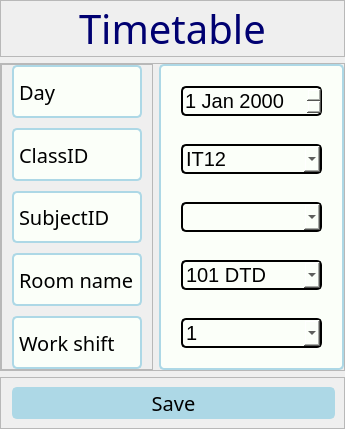
               <widget class="QWidget" name="page7">
                <layout class="QVBoxLayout" name="verticalLayout_10">
                 <property name="leftMargin">
                  <number>0</number>
                 </property>
                 <property name="topMargin">
                  <number>0</number>
                 </property>
                 <property name="rightMargin">
                  <number>0</number>
                 </property>
                 <property name="bottomMargin">
                  <number>0</number>
                 </property>
                 <item alignment="Qt::AlignTop">
                  <widget class="QFrame" name="frame_32">
                   <property name="frameShape">
                    <enum>QFrame::StyledPanel</enum>
                   </property>
                   <property name="frameShadow">
                    <enum>QFrame::Raised</enum>
                   </property>
                   <layout class="QVBoxLayout" name="verticalLayout_11">
                    <property name="spacing">
                     <number>0</number>
                    </property>
                    <property name="leftMargin">
                     <number>0</number>
                    </property>
                    <property name="topMargin">
                     <number>0</number>
                    </property>
                    <property name="rightMargin">
                     <number>0</number>
                    </property>
                    <property name="bottomMargin">
                     <number>0</number>
                    </property>
                    <item alignment="Qt::AlignHCenter">
                     <widget class="QLabel" name="label_12">
                      <property name="font">
                       <font>
                        <family>Arial Rounded MT Bold</family>
                        <pointsize>30</pointsize>
                       </font>
                      </property>
                      <property name="styleSheet">
                       <string notr="true">color: rgb(0, 0, 113);</string>
                      </property>
                      <property name="text">
                       <string>Timetable</string>
                      </property>
                     </widget>
                    </item>
                   </layout>
                  </widget>
                 </item>
                 <item>
                  <widget class="QFrame" name="frame_33">
                   <property name="sizePolicy">
                    <sizepolicy hsizetype="Preferred" vsizetype="Expanding">
                     <horstretch>0</horstretch>
                     <verstretch>0</verstretch>
                    </sizepolicy>
                   </property>
                   <property name="frameShape">
                    <enum>QFrame::StyledPanel</enum>
                   </property>
                   <property name="frameShadow">
                    <enum>QFrame::Raised</enum>
                   </property>
                   <layout class="QHBoxLayout" name="horizontalLayout_12">
                    <property name="leftMargin">
                     <number>0</number>
                    </property>
                    <property name="topMargin">
                     <number>0</number>
                    </property>
                    <property name="rightMargin">
                     <number>0</number>
                    </property>
                    <property name="bottomMargin">
                     <number>0</number>
                    </property>
                    <item alignment="Qt::AlignLeft">
                     <widget class="QFrame" name="frame_35">
                      <property name="styleSheet">
                       <string notr="true"/>
                      </property>
                      <property name="frameShape">
                       <enum>QFrame::StyledPanel</enum>
                      </property>
                      <property name="frameShadow">
                       <enum>QFrame::Raised</enum>
                      </property>
                      <layout class="QVBoxLayout" name="verticalLayout_13">
                       <property name="spacing">
                        <number>10</number>
                       </property>
                       <property name="leftMargin">
                        <number>10</number>
                       </property>
                       <property name="topMargin">
                        <number>0</number>
                       </property>
                       <property name="rightMargin">
                        <number>10</number>
                       </property>
                       <property name="bottomMargin">
                        <number>0</number>
                       </property>
                       <item>
                        <widget class="QLabel" name="label_14">
                         <property name="font">
                          <font>
                           <family>Arial Rounded MT Bold</family>
                           <pointsize>15</pointsize>
                          </font>
                         </property>
                         <property name="styleSheet">
                          <string notr="true">border: 2px solid  lightblue;
border-radius: 5px;
background-color: rgb(251, 255, 249);</string>
                         </property>
                         <property name="text">
                          <string>Day</string>
                         </property>
                        </widget>
                       </item>
                       <item>
                        <widget class="QLabel" name="label_15">
                         <property name="font">
                          <font>
                           <family>Arial Rounded MT Bold</family>
                           <pointsize>15</pointsize>
                          </font>
                         </property>
                         <property name="styleSheet">
                          <string notr="true">border: 2px solid  lightblue;
border-radius: 5px;
background-color: rgb(251, 255, 249);</string>
                         </property>
                         <property name="text">
                          <string>ClassID</string>
                         </property>
                        </widget>
                       </item>
                       <item>
                        <widget class="QLabel" name="label_16">
                         <property name="font">
                          <font>
                           <family>Arial Rounded MT Bold</family>
                           <pointsize>15</pointsize>
                          </font>
                         </property>
                         <property name="styleSheet">
                          <string notr="true">border: 2px solid  lightblue;
border-radius: 5px;
background-color: rgb(251, 255, 249);</string>
                         </property>
                         <property name="text">
                          <string>SubjectID</string>
                         </property>
                        </widget>
                       </item>
                       <item>
                        <widget class="QLabel" name="label_17">
                         <property name="font">
                          <font>
                           <family>Arial Rounded MT Bold</family>
                           <pointsize>15</pointsize>
                          </font>
                         </property>
                         <property name="styleSheet">
                          <string notr="true">border: 2px solid  lightblue;
border-radius: 5px;
background-color: rgb(251, 255, 249);</string>
                         </property>
                         <property name="text">
                          <string>Room name</string>
                         </property>
                        </widget>
                       </item>
                       <item>
                        <widget class="QLabel" name="label_18">
                         <property name="font">
                          <font>
                           <family>Arial Rounded MT Bold</family>
                           <pointsize>15</pointsize>
                          </font>
                         </property>
                         <property name="styleSheet">
                          <string notr="true">border: 2px solid  lightblue;
border-radius: 5px;
background-color: rgb(251, 255, 249);</string>
                         </property>
                         <property name="text">
                          <string>Work shift</string>
                         </property>
                        </widget>
                       </item>
                      </layout>
                     </widget>
                    </item>
                    <item>
                     <widget class="QFrame" name="frame_36">
                      <property name="sizePolicy">
                       <sizepolicy hsizetype="Expanding" vsizetype="Preferred">
                        <horstretch>0</horstretch>
                        <verstretch>0</verstretch>
                       </sizepolicy>
                      </property>
                      <property name="styleSheet">
                       <string notr="true">border: 2px solid lightblue ;
border-radius: 5px;
background-color: rgb(251, 255, 249);
</string>
                      </property>
                      <property name="frameShape">
                       <enum>QFrame::StyledPanel</enum>
                      </property>
                      <property name="frameShadow">
                       <enum>QFrame::Raised</enum>
                      </property>
                      <layout class="QVBoxLayout" name="verticalLayout_14">
                       <item>
                        <widget class="QFrame" name="frame_18">
                         <property name="styleSheet">
                          <string notr="true">border-color: none</string>
                         </property>
                         <property name="frameShape">
                          <enum>QFrame::StyledPanel</enum>
                         </property>
                         <property name="frameShadow">
                          <enum>QFrame::Raised</enum>
                         </property>
                         <layout class="QVBoxLayout" name="verticalLayout_35">
                          <item>
                           <widget class="QDateEdit" name="dateEdit_2">
                            <property name="font">
                             <font>
                              <pointsize>15</pointsize>
                             </font>
                            </property>
                            <property name="styleSheet">
                             <string notr="true">border: 2px solid  ;
border-radius: 5px;
background-color: rgb(251, 255, 249);
</string>
                            </property>
                           </widget>
                          </item>
                         </layout>
                        </widget>
                       </item>
                       <item>
                        <widget class="QFrame" name="frame_57">
                         <property name="styleSheet">
                          <string notr="true">border-color: none</string>
                         </property>
                         <property name="frameShape">
                          <enum>QFrame::StyledPanel</enum>
                         </property>
                         <property name="frameShadow">
                          <enum>QFrame::Raised</enum>
                         </property>
                         <layout class="QVBoxLayout" name="verticalLayout_34">
                          <item>
                           <widget class="QComboBox" name="comboBox_4">
                            <property name="font">
                             <font>
                              <pointsize>15</pointsize>
                             </font>
                            </property>
                            <property name="styleSheet">
                             <string notr="true">border: 2px solid  ;
border-radius: 5px;
background-color: rgb(251, 255, 249);
</string>
                            </property>
                            <item>
                             <property name="text">
                              <string>IT12</string>
                             </property>
                            </item>
                            <item>
                             <property name="text">
                              <string>IT13</string>
                             </property>
                            </item>
                            <item>
                             <property name="text">
                              <string>BM12</string>
                             </property>
                            </item>
                            <item>
                             <property name="text">
                              <string>BM13</string>
                             </property>
                            </item>
                           </widget>
                          </item>
                         </layout>
                        </widget>
                       </item>
                       <item>
                        <widget class="QFrame" name="frame_56">
                         <property name="styleSheet">
                          <string notr="true">border-color:none</string>
                         </property>
                         <property name="frameShape">
                          <enum>QFrame::StyledPanel</enum>
                         </property>
                         <property name="frameShadow">
                          <enum>QFrame::Raised</enum>
                         </property>
                         <layout class="QVBoxLayout" name="verticalLayout_36">
                          <item>
                           <widget class="QComboBox" name="comboBox_8">
                            <property name="font">
                             <font>
                              <pointsize>15</pointsize>
                             </font>
                            </property>
                            <property name="styleSheet">
                             <string notr="true">border: 2px solid  ;
border-radius: 5px;
background-color: rgb(251, 255, 249);
</string>
                            </property>
                           </widget>
                          </item>
                         </layout>
                        </widget>
                       </item>
                       <item>
                        <widget class="QFrame" name="frame_58">
                         <property name="styleSheet">
                          <string notr="true">
border-color: none</string>
                         </property>
                         <property name="frameShape">
                          <enum>QFrame::StyledPanel</enum>
                         </property>
                         <property name="frameShadow">
                          <enum>QFrame::Raised</enum>
                         </property>
                         <layout class="QVBoxLayout" name="verticalLayout_37">
                          <item>
                           <widget class="QComboBox" name="comboBox_2">
                            <property name="font">
                             <font>
                              <pointsize>15</pointsize>
                             </font>
                            </property>
                            <property name="styleSheet">
                             <string notr="true">border: 2px solid  ;
border-radius: 5px;
background-color: rgb(251, 255, 249);
</string>
                            </property>
                            <item>
                             <property name="text">
                              <string>101 DTD</string>
                             </property>
                            </item>
                            <item>
                             <property name="text">
                              <string>503 DTD</string>
                             </property>
                            </item>
                            <item>
                             <property name="text">
                              <string>602 PLC</string>
                             </property>
                            </item>
                            <item>
                             <property name="text">
                              <string>203 EAUT</string>
                             </property>
                            </item>
                           </widget>
                          </item>
                         </layout>
                        </widget>
                       </item>
                       <item>
                        <widget class="QFrame" name="frame_59">
                         <property name="styleSheet">
                          <string notr="true">border-color: none</string>
                         </property>
                         <property name="frameShape">
                          <enum>QFrame::StyledPanel</enum>
                         </property>
                         <property name="frameShadow">
                          <enum>QFrame::Raised</enum>
                         </property>
                         <layout class="QVBoxLayout" name="verticalLayout_38">
                          <item>
                           <widget class="QComboBox" name="comboBox_3">
                            <property name="font">
                             <font>
                              <pointsize>15</pointsize>
                             </font>
                            </property>
                            <property name="styleSheet">
                             <string notr="true">border: 2px solid  ;
border-radius: 5px;
background-color: rgb(251, 255, 249);
</string>
                            </property>
                            <item>
                             <property name="text">
                              <string>1</string>
                             </property>
                            </item>
                            <item>
                             <property name="text">
                              <string>2</string>
                             </property>
                            </item>
                            <item>
                             <property name="text">
                              <string>3</string>
                             </property>
                            </item>
                            <item>
                             <property name="text">
                              <string>4</string>
                             </property>
                            </item>
                            <item>
                             <property name="text">
                              <string>5</string>
                             </property>
                            </item>
                            <item>
                             <property name="text">
                              <string>6</string>
                             </property>
                            </item>
                            <item>
                             <property name="text">
                              <string>7</string>
                             </property>
                            </item>
                            <item>
                             <property name="text">
                              <string>8</string>
                             </property>
                            </item>
                           </widget>
                          </item>
                         </layout>
                        </widget>
                       </item>
                      </layout>
                     </widget>
                    </item>
                   </layout>
                  </widget>
                 </item>
                 <item>
                  <widget class="QFrame" name="frame_34">
                   <property name="frameShape">
                    <enum>QFrame::StyledPanel</enum>
                   </property>
                   <property name="frameShadow">
                    <enum>QFrame::Raised</enum>
                   </property>
                   <layout class="QVBoxLayout" name="verticalLayout_12">
                    <property name="leftMargin">
                     <number>11</number>
                    </property>
                    <item>
                     <widget class="QPushButton" name="pushButton_5">
                      <property name="font">
                       <font>
                        <family>Arial Rounded MT Bold</family>
                        <pointsize>15</pointsize>
                       </font>
                      </property>
                      <property name="styleSheet">
                       <string notr="true">border: 2px solid lightblue ;
border-radius: 5px;
background-color: rgb(251, 255, 249);
background-color: rgb(173, 216, 230);</string>
                      </property>
                      <property name="text">
                       <string>Save</string>
                      </property>
                      <property name="shortcut">
                       <string>Return</string>
                      </property>
                     </widget>
                    </item>
                   </layout>
                  </widget>
                 </item>
                </layout>
               </widget>
